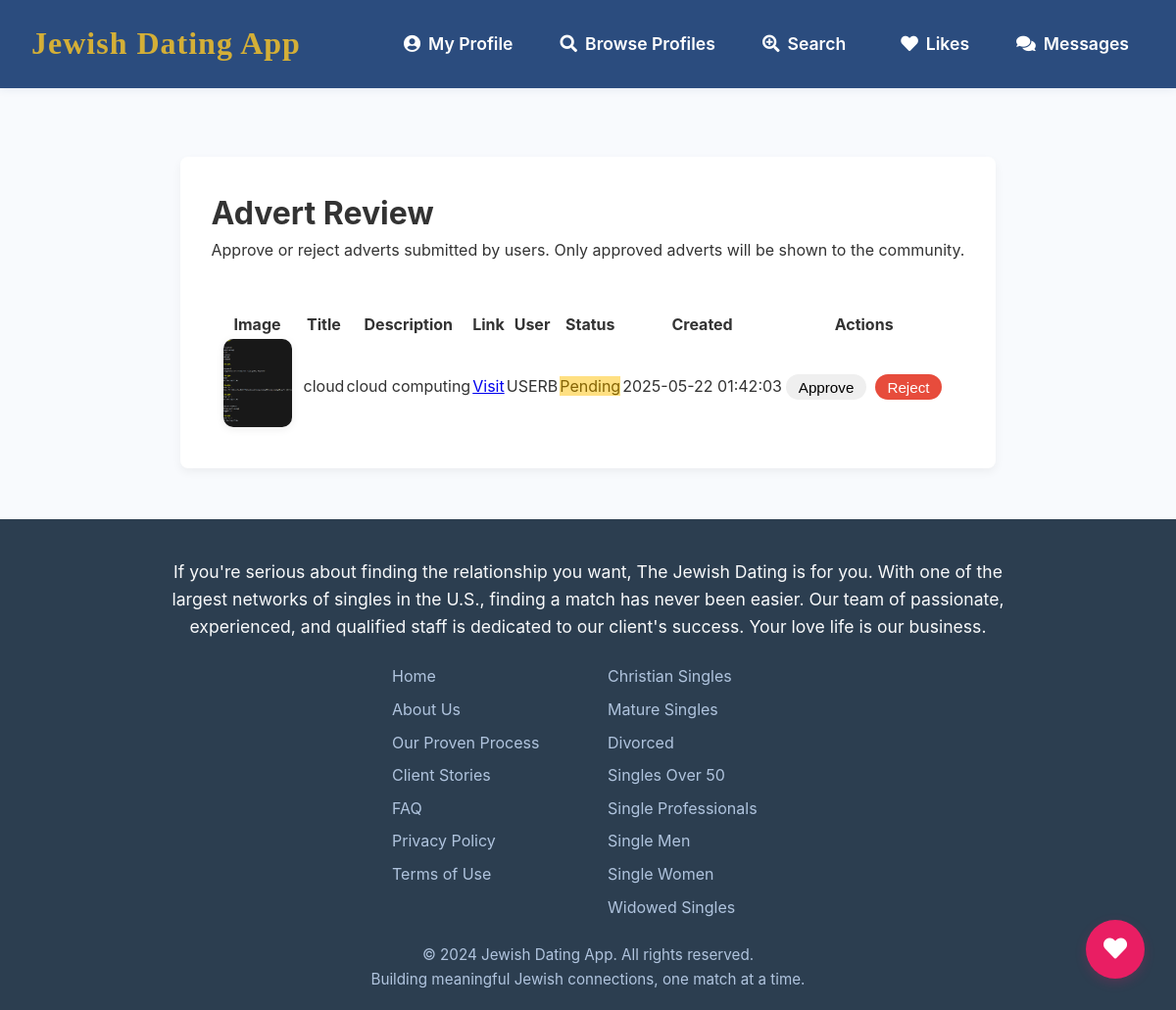
Screenshot of /admin/adverts (signed in) with the database file from the repository.
### tables this page shows
CREATE TABLE adverts (
            id INTEGER PRIMARY KEY AUTOINCREMENT,
            user_id INTEGER NOT NULL,
            title TEXT NOT NULL,
            description TEXT NOT NULL,
            image TEXT,
            link TEXT NOT NULL,
            status TEXT NOT NULL DEFAULT 'pending',
            views INTEGER NOT NULL DEFAULT 0,
            clicks INTEGER NOT NULL DEFAULT 0,
            created_at DATETIME DEFAULT CURRENT_TIMESTAMP,
            approved_at DATETIME
        );

CREATE TABLE users (
            id INTEGER PRIMARY KEY AUTOINCREMENT,
            username TEXT UNIQUE NOT NULL,
            password TEXT NOT NULL
        , last_active DATETIME);

### app.py (the view)
@app.route('/admin/adverts')
@admin_required
def admin_adverts():
    conn = get_db_connection()
    adverts = conn.execute('''
        SELECT a.*, u.username FROM adverts a
        JOIN users u ON a.user_id = u.id
        ORDER BY a.created_at DESC
    ''').fetchall()
    conn.close()
    return render_template('admin_adverts.html', adverts=adverts)

### app.py (called while the page is built)
def get_db_connection():
    conn = sqlite3.connect(app.config['DATABASE'])
    conn.row_factory = sqlite3.Row
    return conn

@app.context_processor
def inject_now():
    return {'now': datetime.datetime.now()}

@app.before_request
def load_logged_in_user():
    user_id = session.get('user_id')
    if user_id is None:
        g.user = None
    else:
        conn = get_db_connection()
        g.user = conn.execute(
            'SELECT * FROM users WHERE id = ?', (user_id,)
        ).fetchone()
        conn.execute(
            'UPDATE users SET last_active = CURRENT_TIMESTAMP WHERE id = ?', (user_id,)
        )
        conn.commit()
        conn.close()

def admin_required(view):
    @wraps(view)
    def wrapped_view(*args, **kwargs):
        if not g.user or g.user['id'] != 1:
            abort(403)
        return view(*args, **kwargs)
    return wrapped_view

### templates/admin_adverts.html (shortened to what this page needs)
{% extends "base.html" %}
{% block content %}
<div class="container py-5">
    <div class="admin-adverts-header text-center mb-5">
        <h1 class="display-4 mb-3">Advert Review</h1>
        <p class="lead text-muted">Approve or reject adverts submitted by users. Only approved adverts will be shown to the community.</p>
    </div>
    <div class="table-responsive">
        <table class="table table-striped align-middle advert-table">
            <thead>
                <tr>
                    <th>Image</th>
                    <th>Title</th>
                    <th>Description</th>
                    <th>Link</th>
                    <th>User</th>
                    <th>Status</th>
                    <th>Created</th>
                    <th>Actions</th>
                </tr>
            </thead>
            <tbody>
                {% for ad in adverts %}
                <tr>
                    <td style="width:90px;">
                        {% if ad['image'] %}
                        <img src="{{ url_for('static', filename=ad['image']) }}" alt="Ad Image" class="admin-ad-img">
                        {% else %}
                        <span class="text-muted">No image</span>
                        {% endif %}
                    </td>
                    <td>{{ ad['title'] }}</td>
                    <td style="max-width:220px;">{{ ad['description'] }}</td>
                    <td><a href="{{ ad['link'] }}" target="_blank">Visit</a></td>
                    <td>{{ ad['username'] }}</td>
                    <td>
                        {% if ad['status'] == 'pending' %}
                            <span class="badge bg-warning text-dark">Pending</span>
                        {% elif ad['status'] == 'approved' %}
                            <span class="badge bg-success">Approved</span>
                        {% else %}
                            <span class="badge bg-danger">Rejected</span>
                        {% endif %}
                    </td>
                    <td>{{ ad['created_at'][:19] }}</td>
                    <td>
                        {% if ad['status'] == 'pending' %}
                        <form action="{{ url_for('approve_advert', advert_id=ad['id']) }}" method="post" style="display:inline-block;">
                            <button type="submit" class="btn btn-success btn-sm">Approve</button>
                        </form>
                        <form action="{{ url_for('reject_advert', advert_id=ad['id']) }}" method="post" style="display:inline-block;">
                            <button type="submit" class="btn btn-danger btn-sm">Reject</button>
                        </form>
                        {% else %}
                        <span class="text-muted">—</span>
                        {% endif %}
                    </td>
                </tr>
                {% endfor %}
            </tbody>
        </table>
    </div>
</div>
{% endblock %}

### templates/base.html (style rules this page uses)
html, body { height: 100%; }
body { min-height: 100vh; display: flex; flex-direction: column; font-family: 'Inter', sans-serif; line-height: 1.6; color: #333; background-color: #f8fafd; padding-top: 80px; }
:root { --primary-color: #2B4C7E; --secondary-color: #D4AF37; --success-color: #2ecc71; --danger-color: #e74c3c; --warning-color: #f1c40f; --light-gray: #f8fafd; --dark-gray: #2c3e50; --text-color: #333; --border-radius: 8px; --box-shadow: 0 4px 10px rgba(0,0,0,0.05); }
* { margin: 0; padding: 0; box-sizing: border-box; }
.container { background-color: white; border-radius: var(--border-radius); box-shadow: var(--box-shadow); padding: 2rem; margin-bottom: 2rem; }
.btn { display: inline-block; padding: 0.8rem 1.5rem; border: none; border-radius: var(--border-radius); font-weight: 500; text-decoration: none; cursor: pointer; transition: all 0.3s ease; }
.btn-danger { background-color: var(--danger-color); color: white; }

### templates/admin_adverts.html (style rules this page uses)
.admin-adverts-header { margin-bottom: 3rem; }
.advert-table th, .advert-table td { vertical-align: middle; text-align: center; }
.admin-ad-img { width: 70px; height: 90px; object-fit: cover; border-radius: 10px; box-shadow: 0 2px 8px rgba(0,0,0,0.08); }
.badge.bg-warning { background: #ffe082 !important; color: #856404 !important; }
.btn-sm { padding: 0.3rem 0.8rem; font-size: 0.95rem; border-radius: 18px; margin: 0 2px; }

### rows the page displays
adverts: image (picture), title "cloud", description "cloud computing", username "USERB", status "Pending", created_at "2025-05-22 01:42:03"
